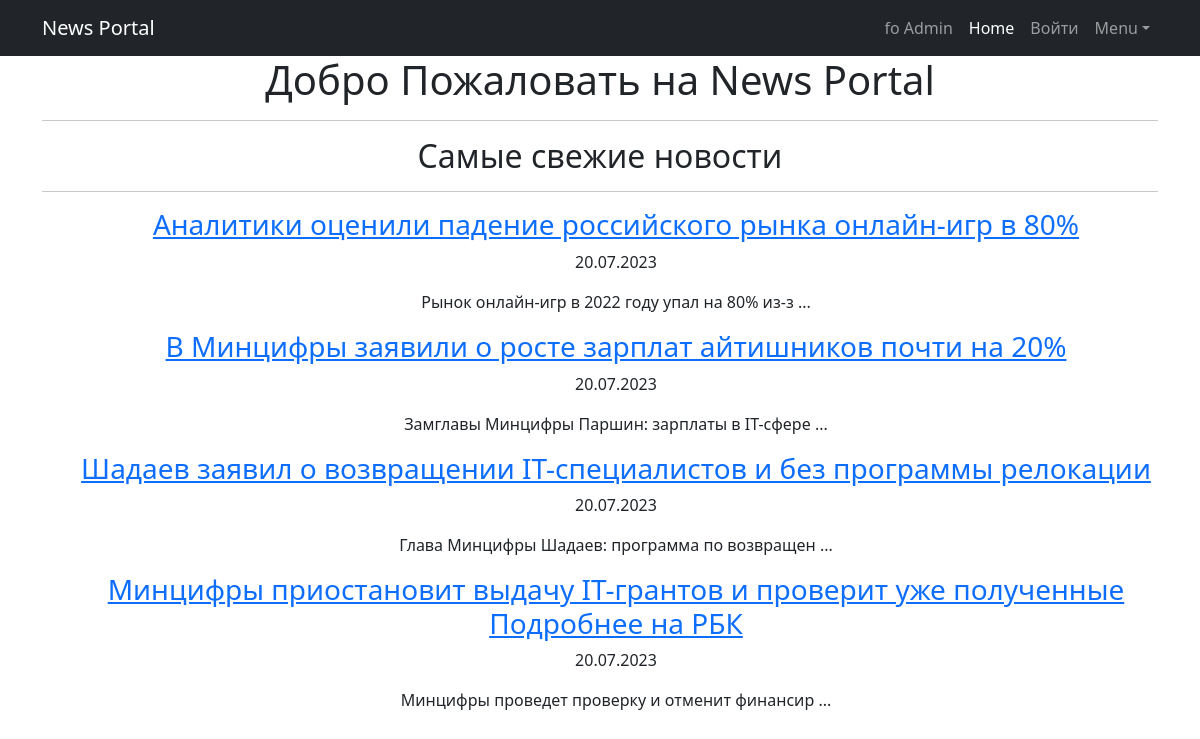
The page / on the database its author committed.
### news/models.py (models this page shows, shortened)
class Post(models.Model):
    ARTICLE = 'AR'
    NEWS = 'NW'
    CATEGOY_CHOICES = (
        ('AR', 'Статья'),
        ('NW', 'Новость'),
    )
    author = models.ForeignKey(Author, on_delete=models.CASCADE)  # Поле Автор
    type = models.CharField(max_length=2, choices=CATEGOY_CHOICES, default=ARTICLE)  # Поле выбора новость / статья
    creationDate = models.DateTimeField(auto_now_add=True)  # Авто добавление даты создания
    postCategory = models.ManyToManyField(Category, through='PostCategory')
    title = models.CharField(max_length=128)
    content = models.TextField()
    rating = models.SmallIntegerField(default=0)

### news/views.py (the view)
# urls.py: path('', views.Start_Padge, name='Start'),  # URL-шаблон Стартовой страницы
def Start_Padge(request):
    news = Post.objects.filter(type='NW').order_by('-creationDate')[:4]
    return render(request, 'flatpages/Start.html', {'news': news})

### news/templates/flatpages/Start.html
{% extends 'flatpages/default.html' %}
{% load cenzura %}
{% block content %}
<h1>Добро Пожаловать на News Portal</h1>
<hr />
    <h2>Самые свежие новости</h2>
<hr />
<ul>
    {% for news_item in news %}
        <h3><a href="{% url 'news:news_detail' news_item.id %}">{{ news_item.title|censor }}</a></h3>
        <p>{{ news_item.creationDate|date:"d.m.Y" }}</p>
        <p>{{ news_item.content|censor|slice:":45" }} {{"..."}}</p>
    {% endfor %}
</ul>
{% endblock %}

### news/templates/flatpages/default.html (shortened to what this page needs)
<!DOCTYPE html>
<html lang="en">
    <head>
        {% load static %}
        <link href="{% static 'css/styles.css' %}" rel="stylesheet" />
    </head>
    <body>
         <nav class="navbar navbar-expand-lg navbar-dark bg-dark">
             <div class="container">
                 <a class="navbar-brand" href="/">News Portal</a>
                 <div class="collapse navbar-collapse" id="navbarSupportedContent">
                     <ul class="navbar-nav ms-auto mb-2 mb-lg-0">
                         <li class="nav-item"><a class="nav-link" href="/admin/">fo Admin</a></li>
                         <li class="nav-item"><a class="nav-link active" aria-current="page" href="/">Home</a></li>
                         <li class="nav-item"><a class="nav-link" href="/accounts/login/">Войти</a></li>
                         <li class="nav-item dropdown">
                             <a class="nav-link dropdown-toggle" id="navbarDropdown" href="#" role="button"
                                data-bs-toggle="dropdown" aria-expanded="false">Menu</a>
                        </li>
                    </ul>
                </div>
            </div>
        </nav>
        <div class="container">
            <div class="row">
                <div class="col-lg-12 text-center">
                    {% block content %}{% endblock content %}
                </div>
            </div>
        </div>
    </body>
</html>

### rows shown on the page
Post: title|censor "Аналитики оценили падение российского рынка онлайн-игр в 80%", creationDate "20.07.2023", content|censor "Рынок онлайн-игр в 2022 году упал на 80% из-з", value "..."
Post: title|censor "В Минцифры заявили о росте зарплат айтишников почти на 20%", creationDate "20.07.2023", content|censor "Замглавы Минцифры Паршин: зарплаты в IT-сфере", value "..."
Post: title|censor "Шадаев заявил о возвращении IT-специалистов и без программы релокации", creationDate "20.07.2023", content|censor "Глава Минцифры Шадаев: программа по возвращен", value "..."
Post: title|censor "Минцифры приостановит выдачу IT-грантов и проверит уже полученные Подробнее на РБК", creationDate "20.07.2023", content|censor "Минцифры проведет проверку и отменит финансир", value "..."
